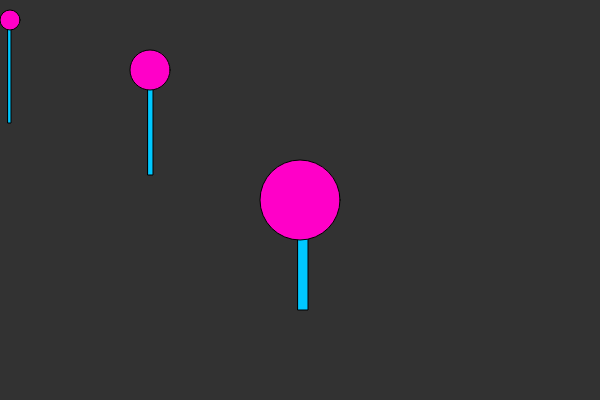
Frame 1 (no input)
Frame 60 (no input): identical to frame 1, image omitted
Frame 120 (the mouse pressed at the canvas centre since frame 60): identical to frame 1, image omitted

The p5.js sketch that drew this single still picture (run headless with seeded random() and noise() and a simulated clock; from frame 60 on, the mouse is pressed at the canvas centre):

// p5.js sketch
// ── sketch.js
function setup () {
  createCanvas (600, 400);
}

function draw () {
  background (50);
  lollipop (10, 20, 20, 3);
  lollipop (150, 70, 40, 5);
  lollipop (300, 200, 80, 10 );
}

function lollipop (x, y, diameter, stemX) {
  fill (0, 200, 255);
  rect (x-2, y, stemX, stemX+100);

  fill (255, 0, 200);
  ellipse (x, y, diameter, diameter);
}
